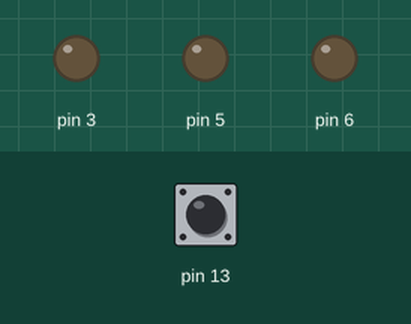
Recording of a sketch running on a simulated Arduino Uno, built with avr-gcc and run on an emulated ATmega328P. Shown: output pins drawn as LEDs (lit = HIGH). Dashed ring = blinking. Inputs (shaded band) come from the test bench; at power-on: pin 13 HIGH.

Above: at 1.2 s.
1.3 s: pin 13 pulled LOW for 0.15 s
At 1.7 s:
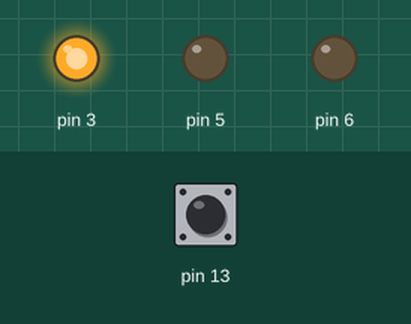
4.3 s: pin 13 pulled LOW for 1 s
At 5.2 s:
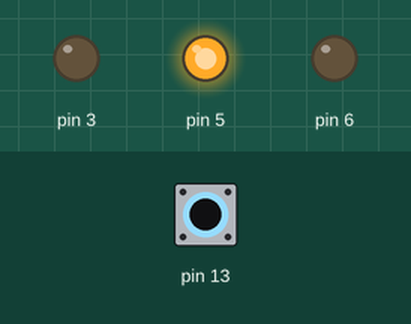
7.3 s: pin 13 pulled LOW for 3.2 s
At 8.7 s:
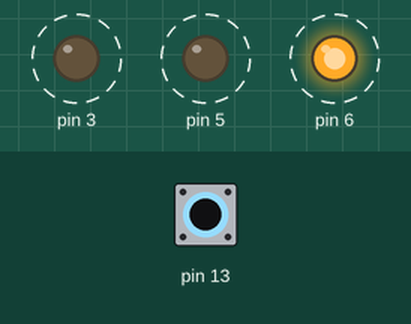
Timing chart, 0 to 13.3 s (numbered marks = the images above; inputs shaded):
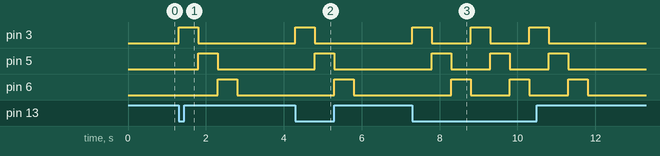

The sketch:

Ques5.ino
```cpp
void setup()
{
  pinMode(13,INPUT_PULLUP);
}

void loop()
{
  if(digitalRead(13)==LOW)
     {
  analogWrite(3,255);
  delay(500);
  analogWrite(3,0);
  analogWrite(5,255);
  delay(500);
  analogWrite(5,0);
  analogWrite(6,255);
  delay(500);
  analogWrite(6,0);
     }
}
```

Measured:
- after the input at 1.3 s, pin 3: LOW → HIGH at once, → LOW 0.50 s later; pin 5: LOW → HIGH after 0.50 s, → LOW 0.50 s later; pin 6: LOW → HIGH after 1.0 s, → LOW 0.50 s later
- after the input at 4.3 s, pin 3: LOW → HIGH at once, → LOW 0.50 s later; pin 5: LOW → HIGH after 0.50 s, → LOW 0.50 s later; pin 6: LOW → HIGH after 1.0 s, → LOW 0.50 s later
- after the input at 7.3 s, pin 3: alternates HIGH for 0.50 s and LOW for 1.0 s, 6 changes in all, then stays LOW, starting at once; pin 5: alternates HIGH for 0.50 s and LOW for 1.0 s, 6 changes in all, then stays LOW, starting after 0.50 s; pin 6: alternates HIGH for 0.50 s and LOW for 1.0 s, 6 changes in all, then stays LOW, starting after 1.0 s
